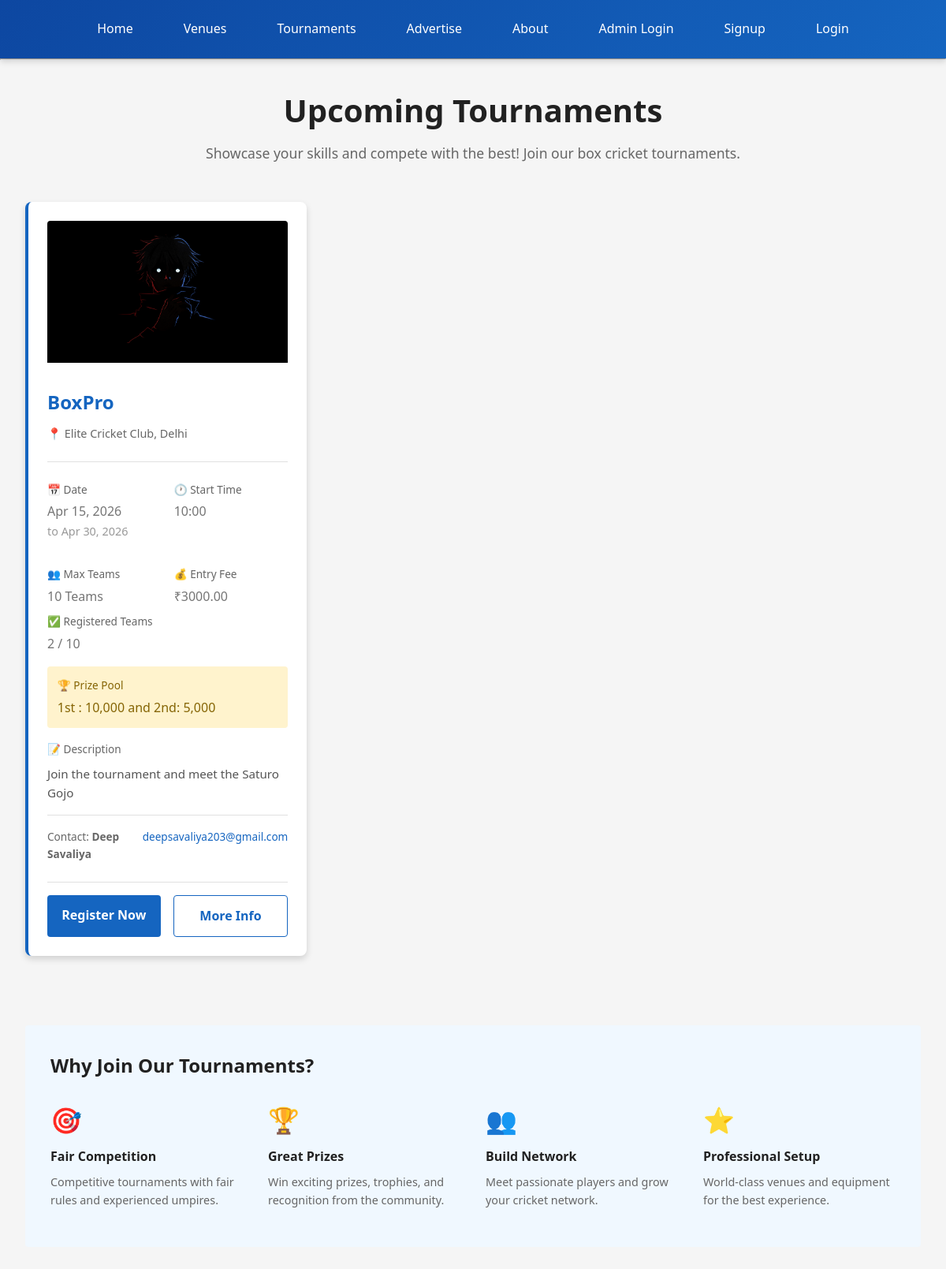
The app's page /booking/tournaments/ with its own data.
### booking/models.py (models this page shows, shortened)
class Tournament(models.Model):
    STATUS_CHOICES = (
        ('upcoming', 'Upcoming'),
        ('ongoing', 'Ongoing'),
        ('completed', 'Completed'),
        ('cancelled', 'Cancelled'),
    )
    name = models.CharField(max_length=150)
    description = models.TextField()
    poster = models.ImageField(upload_to='tournament_posters/', blank=True, null=True)
    start_date = models.DateField()
    end_date = models.DateField()
    start_time = models.TimeField()
    venue = models.ForeignKey(Venue, related_name='tournaments', on_delete=models.CASCADE)
    max_teams = models.PositiveIntegerField(default=8)
    entry_fee = models.DecimalField(max_digits=10, decimal_places=2, default=0)
    status = models.CharField(max_length=20, choices=STATUS_CHOICES, default='upcoming')
    contact_person = models.CharField(max_length=100)
    contact_email = models.EmailField()
    contact_phone = models.CharField(max_length=15)
    rules = models.TextField(blank=True)
    prize_pool = models.CharField(max_length=100, blank=True)
    created_at = models.DateTimeField(auto_now_add=True)
    updated_at = models.DateTimeField(auto_now=True)
    class Meta:
        ordering = ['start_date']
    @property
    def approved_registrations_count(self):
        return self.registrations.filter(status='approved').count()

class Venue(models.Model):
    name = models.CharField(max_length=100)
    address = models.TextField(blank=True)
    city = models.CharField(max_length=100, blank=True)
    phone = models.CharField(max_length=15, blank=True)
    email = models.EmailField(blank=True)
    description = models.TextField(blank=True)
    rating = models.FloatField(default=4.5, validators=[MinValueValidator(0), MaxValueValidator(5)])
    created_at = models.DateTimeField(default=timezone.now)
    class Meta:
        ordering = ['name']

### booking/views.py (the view)
# urls.py: path('tournaments/', tournament_list, name='tournaments'),
def tournament_list(request):
    tournaments = Tournament.objects.filter(status__in=['upcoming', 'ongoing']).order_by('start_date')
    return render(request, 'booking/tournaments.html', {'tournaments': tournaments})

### booking/context_processors.py (called while the page is built)
def active_ads(request):
    today = timezone.now().date()
    active_ads_qs = Advertisement.objects.filter(is_active=True, start_date__lte=today, end_date__gte=today)
    ads_by_position = {choice[0]: [] for choice in Advertisement.POSITION_CHOICES}
    for ad in active_ads_qs:
        ads_by_position.setdefault(ad.position, []).append(ad)
    return {
        'active_ads': ads_by_position,
    }

### myproject/context_processors.py (called while the page is built)
def admin_email(request):
    return {'ADMIN_EMAIL': settings.ADMIN_EMAIL}

### templates/booking/tournaments.html (shortened to what this page needs)
{% extends 'base.html' %}
{% block content %}
<div class="container" style="margin: 2rem auto;">
    <div style="text-align: center; margin-bottom: 3rem;">
        <h1>Upcoming Tournaments</h1>
        <p style="color: #666; font-size: 1.1rem;">Showcase your skills and compete with the best! Join our box cricket tournaments.</p>
    </div>
    {% if tournaments %}
        <div style="display: grid; grid-template-columns: repeat(auto-fill, minmax(350px, 1fr)); gap: 2rem;">
            {% for tournament in tournaments %}
                <div class="card" style="border-left: 4px solid var(--primary-color);">
                    {% if tournament.poster %}
                        <img src="{{ tournament.poster.url }}" alt="{{ tournament.name }}" style="width:100%; height:180px; object-fit:cover; border-top-left-radius:4px; border-top-right-radius:4px;" />
                    {% else %}
                        <div style="width:100%; height:180px; background:#f0f0f0; display:flex; align-items:center; justify-content:center; border-top-left-radius:4px; border-top-right-radius:4px;">
                            <span style="color:#999;">No poster available</span>
                        </div>
                    {% endif %}
                    <div style="padding: 1.5rem 0; border-bottom: 1px solid #e0e0e0;">
                        <h3 style="margin: 0; color: var(--primary-color);">{{ tournament.name }}</h3>
                        <p style="color: #666; font-size: 0.9rem; margin: 0.5rem 0 0 0;">📍 {{ tournament.venue.name }}, {{ tournament.venue.city }}</p>
                    </div>
                    <div style="padding: 1.5rem 0;">
                        <div style="display: grid; grid-template-columns: 1fr 1fr; gap: 1rem; margin-bottom: 1rem;">
                            <div>
                                <p style="color: #666; font-size: 0.85rem; margin: 0;">📅 Date</p>
                                <p style="font-weight: 500; margin: 0.3rem 0 0 0;">{{ tournament.start_date|date:"M d, Y" }}</p>
                                {% if tournament.start_date != tournament.end_date %}
                                    <p style="font-size: 0.9rem; color: #999;">to {{ tournament.end_date|date:"M d, Y" }}</p>
                                {% endif %}
                            </div>
                            <div>
                                <p style="color: #666; font-size: 0.85rem; margin: 0;">🕐 Start Time</p>
                                <p style="font-weight: 500; margin: 0.3rem 0 0 0;">{{ tournament.start_time|time:"H:i" }}</p>
                            </div>
                        </div>
                        <div style="display: grid; grid-template-columns: 1fr 1fr; gap: 1rem; margin-bottom: 0.5rem;">
                            <div>
                                <p style="color: #666; font-size: 0.85rem; margin: 0;">👥 Max Teams</p>
                                <p style="font-weight: 500; margin: 0.3rem 0 0 0;">{{ tournament.max_teams }} Teams</p>
                            </div>
                            <div>
                                <p style="color: #666; font-size: 0.85rem; margin: 0;">💰 Entry Fee</p>
                                <p style="font-weight: 500; margin: 0.3rem 0 0 0;">
                                    {% if tournament.entry_fee > 0 %}
                                        ₹{{ tournament.entry_fee }}
                                    {% else %}
                                        Free
                                    {% endif %}
                                </p>
                            </div>
                        </div>
                        <div style="margin-bottom: 1rem;">
                            <p style="color: #666; font-size: 0.85rem; margin: 0;">✅ Registered Teams</p>
                            <p style="font-weight: 500; margin: 0.3rem 0 0 0;">{{ tournament.approved_registrations_count }} / {{ tournament.max_teams }}</p>
                        </div>
                        {% if tournament.prize_pool %}
                            <div style="background-color: #fff3cd; padding: 0.8rem; border-radius: 4px; margin-bottom: 1rem;">
                                <p style="color: #856404; font-size: 0.85rem; margin: 0;">🏆 Prize Pool</p>
                                <p style="font-weight: 500; color: #856404; margin: 0.3rem 0 0 0;">{{ tournament.prize_pool }}</p>
                            </div>
                        {% endif %}
                        <div style="margin: 1rem 0;">
                            <p style="color: #666; font-size: 0.85rem; margin: 0;">📝 Description</p>
                            <p style="margin: 0.5rem 0 0 0; color: #555; font-size: 0.95rem;">{{ tournament.description|truncatewords:30 }}</p>
                        </div>
                        <div style="display: grid; grid-template-columns: 1fr 1fr; gap: 1rem; font-size: 0.85rem; margin-top: 1rem; padding-top: 1rem; border-top: 1px solid #e0e0e0;">
                            <div>
                                <p style="color: #666; margin: 0;">Contact: <strong>{{ tournament.contact_person }}</strong></p>
                            </div>
                            <div>
                                <p style="color: #666; margin: 0;"><a href="mailto:{{ tournament.contact_email }}" style="color: var(--primary-color); text-decoration: none;">{{ tournament.contact_email }}</a></p>
                            </div>
                        </div>
                    </div>
                    <div style="padding-top: 1rem; border-top: 1px solid #e0e0e0; display: flex; gap: 1rem;">
                        <a href="{% url 'tournament_register' tournament.pk %}" class="btn" style="flex: 1; background-color: var(--primary-color); color: white; text-decoration: none; text-align: center; padding: 0.8rem;">Register Now</a>
                        <a href="{% url 'tournament_detail' tournament.pk %}" class="btn" style="flex: 1; background-color: transparent; border: 1px solid var(--primary-color); color: var(--primary-color); text-decoration: none; text-align: center; padding: 0.8rem;">More Info</a>
                    </div>
                </div>
            {% endfor %}
        </div>
    {% endif %}
    <div style="margin-top: 4rem; padding: 2rem; background-color: #f0f8ff; border-radius: 4px;">
        <h3>Why Join Our Tournaments?</h3>
        <div style="display: grid; grid-template-columns: repeat(auto-fit, minmax(200px, 1fr)); gap: 2rem; margin-top: 1.5rem;">
            <div>
                <div style="font-size: 2rem; margin-bottom: 0.5rem;">🎯</div>
                <strong>Fair Competition</strong>
                <p style="color: #666; font-size: 0.9rem; margin-top: 0.5rem;">Competitive tournaments with fair rules and experienced umpires.</p>
            </div>
            <div>
                <div style="font-size: 2rem; margin-bottom: 0.5rem;">🏆</div>
                <strong>Great Prizes</strong>
                <p style="color: #666; font-size: 0.9rem; margin-top: 0.5rem;">Win exciting prizes, trophies, and recognition from the community.</p>
            </div>
            <div>
                <div style="font-size: 2rem; margin-bottom: 0.5rem;">👥</div>
                <strong>Build Network</strong>
                <p style="color: #666; font-size: 0.9rem; margin-top: 0.5rem;">Meet passionate players and grow your cricket network.</p>
            </div>
            <div>
                <div style="font-size: 2rem; margin-bottom: 0.5rem;">⭐</div>
                <strong>Professional Setup</strong>
                <p style="color: #666; font-size: 0.9rem; margin-top: 0.5rem;">World-class venues and equipment for the best experience.</p>
            </div>
        </div>
    </div>
</div>
{% endblock %}

### static/css/style.css (style rules this page uses)
:root { --primary-color: #1565c0; --primary-dark: #0d47a1; --primary-light: #42a5f5; --accent-color: #ff6f00; --success-color: #2e7d32; --danger-color: #c62828; --warning-color: #f57c00; --neutral-bg: #f5f5f5; --neutral-border: #e0e0e0; --text-primary: #212121; --text-secondary: #757575; --shadow-sm: 0 2px 4px rgba(0,0,0,0.1); --shadow-md: 0 4px 8px rgba(0,0,0,0.15); --shadow-lg: 0 8px 16px rgba(0,0,0,0.2); }
* { margin: 0; padding: 0; box-sizing: border-box; }
html { scroll-behavior: smooth; }
body { font-family: 'Segoe UI', Tahoma, Geneva, Verdana, sans-serif; background-color: var(--neutral-bg); color: var(--text-primary); line-height: 1.6; }
h1, h2, h3, h4, h5, h6 { font-weight: 600; margin-bottom: 0.5rem; color: var(--text-primary); }
h1 { font-size: 2.5rem; }
h3 { font-size: 1.5rem; }
p { color: var(--text-secondary); margin-bottom: 1rem; }
a { color: var(--primary-color); text-decoration: none; transition: color 0.3s ease; }
.btn { display: inline-block; padding: 0.75rem 1.5rem; font-weight: 600; text-decoration: none; border-radius: 4px; transition: all 0.3s ease; border: none; cursor: pointer; font-size: 1rem; }
.btn-primary, .btn { background-color: var(--accent-color); color: white; }
.container { max-width: 1200px; margin: 2rem auto; padding: 0 2rem; width: 100%; }
.card { background: white; border-radius: 8px; padding: 1.5rem; box-shadow: var(--shadow-md); transition: all 0.3s ease; margin-bottom: 1.5rem; }

### records on screen
Tournament: poster (picture), name "BoxPro", venue.name "Elite Cricket Club", venue.city "Delhi", start_date "Apr 15, 2026", end_date "Apr 30, 2026", start_time "10:00", max_teams "10", entry_fee "3000.00", approved_registrations_count "2", prize_pool "1st : 10,000 and 2nd: 5,000", description "Join the tournament and meet the Saturo Gojo", contact_person "Deep Savaliya", contact_email "deepsavaliya203@gmail.com"
